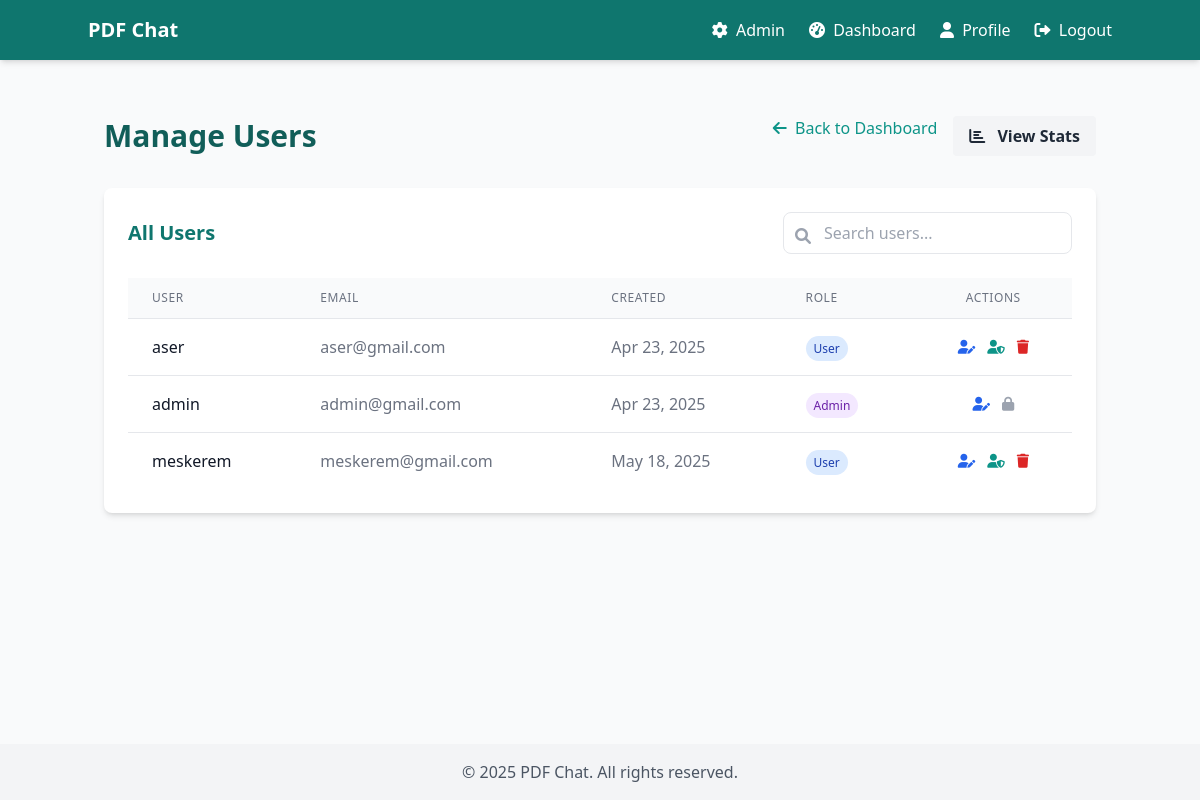
/admin/users (signed in), run on the app's committed database.
### models.py (models this page shows, shortened)
class User(db.Model, UserMixin):
    id = db.Column(db.Integer, primary_key=True)
    username = db.Column(db.String(50), unique=True, nullable=False)
    email = db.Column(db.String(100), unique=True, nullable=False)
    password_hash = db.Column(db.String(128))
    is_admin = db.Column(db.Boolean, default=False)
    created_at = db.Column(db.DateTime, default=datetime.utcnow)
    pdfs = db.relationship('PDF', backref='owner', lazy=True)
    chat_sessions = db.relationship('ChatSession', backref='user', lazy=True)

### routes/admin.py (the view)
@bp.route('/users')
@login_required
@admin_required
def users():
    users = User.query.all()
    return render_template('admin/users.html', users=users)

### app.py (called while the page is built)
def create_app(config_class=Config):
    app = Flask(__name__)
    app.config.from_object(config_class)
    db.init_app(app)
    login_manager = LoginManager()
    login_manager.init_app(app)
    login_manager.login_view = 'auth.login'
    @login_manager.user_loader
    def load_user(user_id):
        return User.query.get(int(user_id))
    os.makedirs(app.config['UPLOAD_FOLDER'], exist_ok=True)
    app.register_blueprint(routes.auth.bp)
    app.register_blueprint(routes.pdf.bp)
    app.register_blueprint(routes.chat.bp)
    app.register_blueprint(routes.admin.bp)
    app.register_blueprint(routes.profile.bp)
    @app.context_processor
    def inject_now():
        return {'now': datetime.utcnow()}
    @app.route('/')
    def index():
        if current_user.is_authenticated:
            return redirect(url_for('pdf.dashboard'))
        return render_template('index.html')
    return app

### routes/admin.py (called while the page is built)
def admin_required(f):
    @wraps(f)
    def decorated_function(*args, **kwargs):
        if not current_user.is_authenticated or not current_user.is_admin:
            flash('You do not have permission to access this page.', 'danger')
            return redirect(url_for('index'))
        return f(*args, **kwargs)
    return decorated_function

### templates/admin/users.html (shortened to what this page needs)
{% extends 'base.html' %}
{% block content %}
<div class="mt-6">
    <div class="flex justify-between items-center mb-8">
        <h1 class="text-3xl font-bold text-primary-800">Manage Users</h1>
        <div class="flex space-x-4">
            <a href="{{ url_for('admin.dashboard') }}" class="text-primary-600 hover:text-primary-800">
                <i class="fas fa-arrow-left mr-1"></i> Back to Dashboard
            </a>
            <a href="{{ url_for('admin.stats') }}" class="bg-gray-100 hover:bg-gray-200 text-gray-800 font-bold py-2 px-4 rounded">
                <i class="fas fa-chart-bar mr-2"></i> View Stats
            </a>
        </div>
    </div>
    <div class="bg-white rounded-lg shadow-md p-6 mb-8">
        <div class="flex justify-between items-center mb-6">
            <h2 class="text-xl font-semibold text-primary-700">All Users</h2>
            <div class="relative">
                <input type="text" id="user-search" placeholder="Search users..."
                       class="pl-10 pr-4 py-2 border rounded-lg focus:outline-none focus:ring-2 focus:ring-primary-500">
                <div class="absolute left-3 top-3 text-gray-400">
                    <i class="fas fa-search"></i>
                </div>
            </div>
        </div>
        <div class="overflow-x-auto">
            <table class="min-w-full divide-y divide-gray-200" id="users-table">
                <thead class="bg-gray-50">
                    <tr>
                        <th scope="col" class="px-6 py-3 text-left text-xs font-medium text-gray-500 uppercase tracking-wider">
                            User
                        </th>
                        <th scope="col" class="px-6 py-3 text-left text-xs font-medium text-gray-500 uppercase tracking-wider">
                            Email
                        </th>
                        <th scope="col" class="px-6 py-3 text-left text-xs font-medium text-gray-500 uppercase tracking-wider">
                            Created
                        </th>
                        <th scope="col" class="px-6 py-3 text-left text-xs font-medium text-gray-500 uppercase tracking-wider">
                            Role
                        </th>
                        <th scope="col" class="px-6 py-3 text-center text-xs font-medium text-gray-500 uppercase tracking-wider">
                            Actions
                        </th>
                    </tr>
                </thead>
                <tbody class="bg-white divide-y divide-gray-200">
                    {% for user in users %}
                        <tr class="user-row">
                            <td class="px-6 py-4 whitespace-nowrap">
                                <div class="font-medium text-gray-900">{{ user.username }}</div>
                            </td>
                            <td class="px-6 py-4 whitespace-nowrap">
                                <div class="text-gray-500">{{ user.email }}</div>
                            </td>
                            <td class="px-6 py-4 whitespace-nowrap">
                                <div class="text-gray-500">{{ user.created_at.strftime('%b %d, %Y') }}</div>
                            </td>
                            <td class="px-6 py-4 whitespace-nowrap">
                                {% if user.is_admin %}
                                    <span class="px-2 py-1 text-xs font-medium rounded-full bg-purple-100 text-purple-800">
                                        Admin
                                    </span>
                                {% else %}
                                    <span class="px-2 py-1 text-xs font-medium rounded-full bg-blue-100 text-blue-800">
                                        User
                                    </span>
                                {% endif %}
                            </td>
                            <td class="px-6 py-4 whitespace-nowrap text-center text-sm">
                                <div class="flex items-center justify-center space-x-3">
                                    <a href="{{ url_for('profile.admin_edit_user', user_id=user.id) }}" class="text-blue-600 hover:text-blue-900" title="Edit Profile">
                                        <i class="fas fa-user-edit"></i>
                                    </a>
                                    {% if user.id != current_user.id %}
                                        <form action="{{ url_for('admin.toggle_admin', user_id=user.id) }}" method="POST" class="inline">
                                            <button type="submit" class="text-primary-600 hover:text-primary-900" title="{{ 'Remove Admin' if user.is_admin else 'Make Admin' }}">
                                                <i class="fas {{ 'fa-user-minus' if user.is_admin else 'fa-user-shield' }}"></i>
                                            </button>
                                        </form>
                                        <form action="{{ url_for('admin.delete_user', user_id=user.id) }}" method="POST" class="inline" onsubmit="return confirm('Are you sure you want to delete user {{ user.username }}?');">
                                            <button type="submit" class="text-red-600 hover:text-red-900" title="Delete User">
                                                <i class="fas fa-trash"></i>
                                            </button>
                                        </form>
                                    {% else %}
                                        <span class="text-gray-400" title="You cannot modify your own account">
                                            <i class="fas fa-lock"></i>
                                        </span>
                                    {% endif %}
                                </div>
                            </td>
                        </tr>
                    {% endfor %}
                </tbody>
            </table>
        </div>
    </div>
</div>
{% endblock %}

### data on the page
User: username "aser", email "aser@gmail.com", created_at "Apr 23, 2025", is_admin "User"
User: username "admin", email "admin@gmail.com", created_at "Apr 23, 2025", is_admin "Admin"
User: username "meskerem", email "meskerem@gmail.com", created_at "May 18, 2025", is_admin "User"
